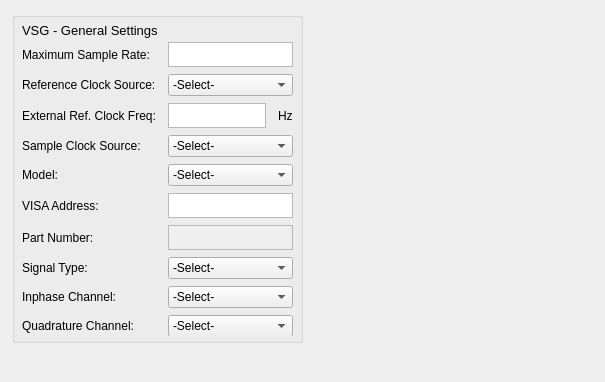
                        <widget class="QWidget" name="vsgEquipScrollWidgetContents">
                         <property name="geometry">
                          <rect>
                           <x>0</x>
                           <y>0</y>
                           <width>605</width>
                           <height>382</height>
                          </rect>
                         </property>
                         <property name="minimumSize">
                          <size>
                           <width>593</width>
                           <height>382</height>
                          </size>
                         </property>
                         <widget class="QGroupBox" name="vsgEquipGeneral">
                          <property name="geometry">
                           <rect>
                            <x>12</x>
                            <y>12</y>
                            <width>291</width>
                            <height>331</height>
                           </rect>
                          </property>
                          <property name="minimumSize">
                           <size>
                            <width>291</width>
                            <height>331</height>
                           </size>
                          </property>
                          <property name="layoutDirection">
                           <enum>Qt::RightToLeft</enum>
                          </property>
                          <property name="title">
                           <string/>
                          </property>
                          <widget class="QWidget" name="layoutWidget_3">
                           <property name="geometry">
                            <rect>
                             <x>10</x>
                             <y>30</y>
                             <width>271</width>
                             <height>294</height>
                            </rect>
                           </property>
                           <layout class="QGridLayout" name="gridLayout_3">
                            <property name="horizontalSpacing">
                             <number>12</number>
                            </property>
                            <property name="verticalSpacing">
                             <number>7</number>
                            </property>
                            <item row="0" column="0" colspan="2">
                             <widget class="QPlainTextEdit" name="plainTextEdit_14">
                              <property name="sizePolicy">
                               <sizepolicy hsizetype="Expanding" vsizetype="Fixed">
                                <horstretch>0</horstretch>
                                <verstretch>0</verstretch>
                               </sizepolicy>
                              </property>
                              <property name="maximumSize">
                               <size>
                                <width>16777215</width>
                                <height>25</height>
                               </size>
                              </property>
                              <property name="acceptDrops">
                               <bool>true</bool>
                              </property>
                              <property name="verticalScrollBarPolicy">
                               <enum>Qt::ScrollBarAlwaysOff</enum>
                              </property>
                             </widget>
                            </item>
                            <item row="0" column="2">
                             <widget class="QLabel" name="label_40">
                              <property name="font">
                               <font>
                                <family>Arial</family>
                                <pointsize>9</pointsize>
                               </font>
                              </property>
                              <property name="text">
                               <string>Maximum Sample Rate:</string>
                              </property>
                             </widget>
                            </item>
                            <item row="1" column="0" colspan="2">
                             <widget class="QComboBox" name="comboBox_17">
                              <property name="layoutDirection">
                               <enum>Qt::LeftToRight</enum>
                              </property>
                              <item>
                               <property name="text">
                                <string>-Select-</string>
                               </property>
                              </item>
                              <item>
                               <property name="text">
                                <string>Backplane</string>
                               </property>
                              </item>
                              <item>
                               <property name="text">
                                <string>External</string>
                               </property>
                              </item>
                              <item>
                               <property name="text">
                                <string>Internal</string>
                               </property>
                              </item>
                             </widget>
                            </item>
                            <item row="1" column="2">
                             <widget class="QLabel" name="label_41">
                              <property name="font">
                               <font>
                                <family>Arial</family>
                                <pointsize>9</pointsize>
                               </font>
                              </property>
                              <property name="text">
                               <string>Reference Clock Source:</string>
                              </property>
                             </widget>
                            </item>
                            <item row="2" column="0">
                             <widget class="QLabel" name="label_42">
                              <property name="font">
                               <font>
                                <family>Arial</family>
                                <pointsize>9</pointsize>
                               </font>
                              </property>
                              <property name="text">
                               <string>Hz</string>
                              </property>
                             </widget>
                            </item>
                            <item row="2" column="1">
                             <widget class="QPlainTextEdit" name="plainTextEdit_15">
                              <property name="sizePolicy">
                               <sizepolicy hsizetype="Expanding" vsizetype="Fixed">
                                <horstretch>0</horstretch>
                                <verstretch>0</verstretch>
                               </sizepolicy>
                              </property>
                              <property name="maximumSize">
                               <size>
                                <width>16777215</width>
                                <height>25</height>
                               </size>
                              </property>
                              <property name="acceptDrops">
                               <bool>true</bool>
                              </property>
                              <property name="verticalScrollBarPolicy">
                               <enum>Qt::ScrollBarAlwaysOff</enum>
                              </property>
                             </widget>
                            </item>
                            <item row="2" column="2">
                             <widget class="QLabel" name="label_43">
                              <property name="font">
                               <font>
                                <family>Arial</family>
                                <pointsize>9</pointsize>
                               </font>
                              </property>
                              <property name="text">
                               <string>External Ref. Clock Freq:</string>
                              </property>
                             </widget>
                            </item>
                            <item row="3" column="0" colspan="2">
                             <widget class="QComboBox" name="comboBox_18">
                              <property name="layoutDirection">
                               <enum>Qt::LeftToRight</enum>
                              </property>
                              <item>
                               <property name="text">
                                <string>-Select-</string>
                               </property>
                              </item>
                              <item>
                               <property name="text">
                                <string>External</string>
                               </property>
                              </item>
                              <item>
                               <property name="text">
                                <string>Internal</string>
                               </property>
                              </item>
                             </widget>
                            </item>
                            <item row="3" column="2">
                             <widget class="QLabel" name="label_44">
                              <property name="font">
                               <font>
                                <family>Arial</family>
                                <pointsize>9</pointsize>
                               </font>
                              </property>
                              <property name="text">
                               <string>Sample Clock Source:</string>
                              </property>
                             </widget>
                            </item>
                            <item row="4" column="0" colspan="2">
                             <widget class="QComboBox" name="comboBox_19">
                              <property name="layoutDirection">
                               <enum>Qt::LeftToRight</enum>
                              </property>
                              <item>
                               <property name="text">
                                <string>-Select-</string>
                               </property>
                              </item>
                              <item>
                               <property name="text">
                                <string>M8190A (14 bit)</string>
                               </property>
                              </item>
                              <item>
                               <property name="text">
                                <string>M8190A (12 bit)</string>
                               </property>
                              </item>
                             </widget>
                            </item>
                            <item row="4" column="2">
                             <widget class="QLabel" name="label_45">
                              <property name="font">
                               <font>
                                <family>Arial</family>
                                <pointsize>9</pointsize>
                               </font>
                              </property>
                              <property name="text">
                               <string>Model:</string>
                              </property>
                             </widget>
                            </item>
                            <item row="5" column="0" colspan="2">
                             <widget class="QPlainTextEdit" name="plainTextEdit_16">
                              <property name="sizePolicy">
                               <sizepolicy hsizetype="Expanding" vsizetype="Fixed">
                                <horstretch>0</horstretch>
                                <verstretch>0</verstretch>
                               </sizepolicy>
                              </property>
                              <property name="maximumSize">
                               <size>
                                <width>16777215</width>
                                <height>25</height>
                               </size>
                              </property>
                              <property name="acceptDrops">
                               <bool>true</bool>
                              </property>
                              <property name="verticalScrollBarPolicy">
                               <enum>Qt::ScrollBarAlwaysOff</enum>
                              </property>
                             </widget>
                            </item>
                            <item row="5" column="2">
                             <widget class="QLabel" name="label_46">
                              <property name="font">
                               <font>
                                <family>Arial</family>
                                <pointsize>9</pointsize>
                               </font>
                              </property>
                              <property name="text">
                               <string>VISA Address:</string>
                              </property>
                             </widget>
                            </item>
                            <item row="6" column="0" colspan="2">
                             <widget class="QPlainTextEdit" name="plainTextEdit_17">
                              <property name="enabled">
                               <bool>false</bool>
                              </property>
                              <property name="sizePolicy">
                               <sizepolicy hsizetype="Expanding" vsizetype="Fixed">
                                <horstretch>0</horstretch>
                                <verstretch>0</verstretch>
                               </sizepolicy>
                              </property>
                              <property name="maximumSize">
                               <size>
                                <width>16777215</width>
                                <height>25</height>
                               </size>
                              </property>
                              <property name="acceptDrops">
                               <bool>true</bool>
                              </property>
                              <property name="verticalScrollBarPolicy">
                               <enum>Qt::ScrollBarAlwaysOff</enum>
                              </property>
                             </widget>
                            </item>
                            <item row="6" column="2">
                             <widget class="QLabel" name="label_47">
                              <property name="font">
                               <font>
                                <family>Arial</family>
                                <pointsize>9</pointsize>
                               </font>
                              </property>
                              <property name="text">
                               <string>Part Number:</string>
                              </property>
                             </widget>
                            </item>
                            <item row="7" column="0" colspan="2">
                             <widget class="QComboBox" name="comboBox_20">
                              <property name="layoutDirection">
                               <enum>Qt::LeftToRight</enum>
                              </property>
                              <item>
                               <property name="text">
                                <string>-Select-</string>
                               </property>
                              </item>
                              <item>
                               <property name="text">
                                <string>Baseband</string>
                               </property>
                              </item>
                              <item>
                               <property name="text">
                                <string>IF</string>
                               </property>
                              </item>
                             </widget>
                            </item>
                            <item row="7" column="2">
                             <widget class="QLabel" name="label_48">
                              <property name="font">
                               <font>
                                <family>Arial</family>
                                <pointsize>9</pointsize>
                               </font>
                              </property>
                              <property name="text">
                               <string>Signal Type:</string>
                              </property>
                             </widget>
                            </item>
                            <item row="8" column="0" colspan="2">
                             <widget class="QComboBox" name="comboBox_21">
                              <property name="layoutDirection">
                               <enum>Qt::LeftToRight</enum>
                              </property>
                              <item>
                               <property name="text">
                                <string>-Select-</string>
                               </property>
                              </item>
                              <item>
                               <property name="text">
                                <string>None</string>
                               </property>
                              </item>
                              <item>
                               <property name="text">
                                <string>Channel 1</string>
                               </property>
                              </item>
                              <item>
                               <property name="text">
                                <string>Channel 2</string>
                               </property>
                              </item>
                             </widget>
                            </item>
                            <item row="8" column="2">
                             <widget class="QLabel" name="label_49">
                              <property name="font">
                               <font>
                                <family>Arial</family>
                                <pointsize>9</pointsize>
                               </font>
                              </property>
                              <property name="text">
                               <string>Inphase Channel:</string>
                              </property>
                             </widget>
                            </item>
                            <item row="9" column="0" colspan="2">
                             <widget class="QComboBox" name="comboBox_22">
                              <property name="layoutDirection">
                               <enum>Qt::LeftToRight</enum>
                              </property>
                              <item>
                               <property name="text">
                                <string>-Select-</string>
                               </property>
                              </item>
                              <item>
                               <property name="text">
                                <string>None</string>
                               </property>
                              </item>
                              <item>
                               <property name="text">
                                <string>Channel 1</string>
                               </property>
                              </item>
                              <item>
                               <property name="text">
                                <string>Channel 2</string>
                               </property>
                              </item>
                             </widget>
                            </item>
                            <item row="9" column="2">
                             <widget class="QLabel" name="label_50">
                              <property name="font">
                               <font>
                                <family>Arial</family>
                                <pointsize>9</pointsize>
                               </font>
                              </property>
                              <property name="text">
                               <string>Quadrature Channel:</string>
                              </property>
                             </widget>
                            </item>
                           </layout>
                          </widget>
                          <widget class="QLabel" name="label_51">
                           <property name="geometry">
                            <rect>
                             <x>10</x>
                             <y>10</y>
                             <width>141</width>
                             <height>16</height>
                            </rect>
                           </property>
                           <property name="font">
                            <font>
                             <pointsize>10</pointsize>
                            </font>
                           </property>
                           <property name="text">
                            <string>VSG - General Settings</string>
                           </property>
                          </widget>
                         </widget>
                        </widget>
